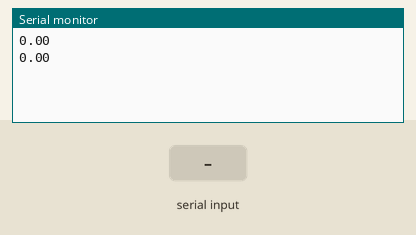
Recording of a sketch running on a simulated Arduino Uno, built with avr-gcc and run on an emulated ATmega328P. On the bench: the last lines printed to the serial monitor. The inputs (shaded band) are chosen by the test bench.

Above: at 1.2 s.
1.3 s: "90,45\n" received over Serial
At 2.1 s:
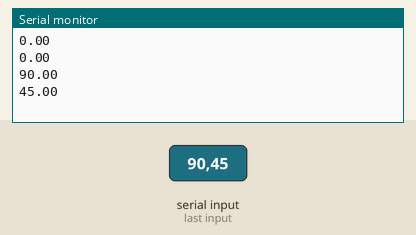
2.8 s: "30,150\n" received over Serial
At 3.5 s:
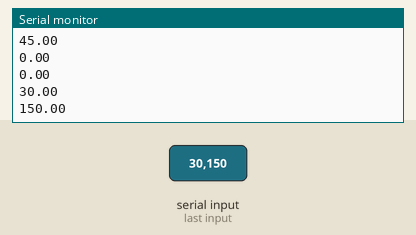
Timing chart, 0 to 5.8 s (numbered marks = the images above; inputs shaded):
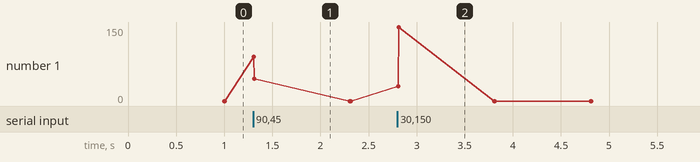

The sketch:

workingJermyScript.ino
```cpp
/*PIN CONFIG

This example shows how to drive 2 motors using the PWM and DIR pins with
 * 2-channel motor driver.
 *
 *
 * CONNECTIONS:
 *
 * Arduino D3  - Motor Driver PWM 1 Input
 * Arduino D4  - Motor Driver DIR 1 Input
 * Arduino D9  - Motor Driver PWM 2 Input
 * Arduino D10 - Motor Driver DIR 2 Input
 * Arduino GND - Motor Driver GND

 */


#include "CytronMotorDriver.h"
#include <Arduino.h>
#include <Arduino.h>
#include <PIDController.h>
#include <Encoder.h>


/*


CRTL ARDUINO:
  FOR EACH ATTACHED MOTOR:
      ctrl arduino should calculate the number of rotations needed to get to that angle

      ctrl arduino  should write to the motor driver, telling it to go that many rotations

      After it hits that many rotations, it should call the encoder to verifiy those rotations

      If it overshoots or undershoots, it should make such correction
*/


// Configure the motor driver.
CytronMD motor1(PWM_DIR, 3, 4);  // PWM 1 = Pin 3, DIR 1 = Pin 4.
CytronMD motor2(PWM_DIR, 9, 10); // PWM 2 = Pin 9, DIR 2 = Pin 10.


//Encoder encoder(6, 7);


//test string for GORA    090100110120130140


void driveAngle(float angle)
{

  // f(255) = 3.333 rot/sec
  //f(74) = 1 rot/sec
  float rotations = angle/360.0;

  float deltaTime =  rotations*1000;

  //Start motor
  motor2.setSpeed(75);

  delay(deltaTime);

  motor2.setSpeed(0);

  delay(deltaTime);


}


void driveRotations(float rotations)
{

  // f(255) = 3.333 rot/sec
  //f(74) = 1 rot/sec

  float deltaTime =  rotations*1000;

  //Start motor
  motor2.setSpeed(75);

  delay(deltaTime);

  motor2.setSpeed(0);

  delay(deltaTime);


}


void parseSerialInput(float (&theta_list)[2]) {
  // Read 6 characters from the serial monitor
  String input = Serial.readStringUntil('\n');
  input.trim(); // Remove any leading or trailing white space

  // Split the input into two three-digit numbers
  String sub_str = input.substring(0, 3);
  theta_list[0] = sub_str.toFloat();

  sub_str = input.substring(3, 6);
  theta_list[1] = sub_str.toFloat();
}


void setup() {

  Serial.begin(9600);

}


float thetaList[2];

void loop() {


  //Get 6 character from serial and parse into a 2 angle list bby reference
  parseSerialInput(thetaList);

  //Print results of 2 angle list
  Serial.println(thetaList[0]);
  Serial.println(thetaList[1]);


}
```

Measured:
- after the input at 1.3 s, the serial monitor: prints a new line at once (image 1)
- after the input at 2.8 s, the serial monitor: prints a new line at once (image 2)
